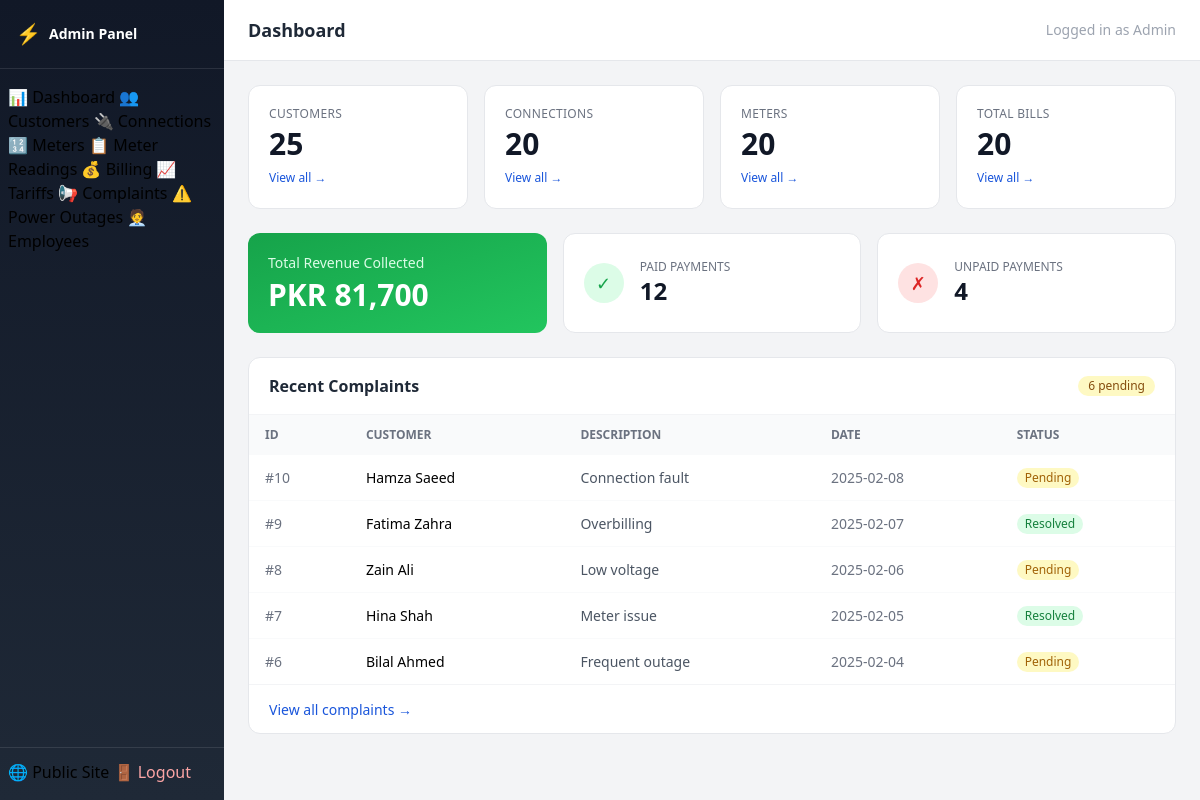
The app's page /admin (signed in) with its own data.
### tables this page shows
CREATE TABLE Complaint (
            Complaint_Id INTEGER PRIMARY KEY AUTOINCREMENT,
            Cust_Id INTEGER NOT NULL,
            Employee_Id INTEGER,
            Description TEXT NOT NULL,
            Status TEXT DEFAULT 'Pending' CHECK(Status IN ('Pending','Resolved')),
            Date_Logged TEXT NOT NULL,
            FOREIGN KEY (Cust_Id) REFERENCES Customer(Cust_Id) ON DELETE CASCADE,
            FOREIGN KEY (Employee_Id) REFERENCES Employee(Employee_Id)
        );

CREATE TABLE Customer (
            Cust_Id INTEGER PRIMARY KEY AUTOINCREMENT,
            Cust_Name TEXT NOT NULL,
            CNIC TEXT UNIQUE NOT NULL
        );

### app.py (the view)
@app.route("/admin")
@login_required
def admin_dashboard():
    db = get_db()
    stats = {
        "customers": db.execute("SELECT COUNT(*) FROM Customer").fetchone()[0],
        "meters": db.execute("SELECT COUNT(*) FROM Meter").fetchone()[0],
        "connections": db.execute("SELECT COUNT(*) FROM Connection").fetchone()[0],
        "bills": db.execute("SELECT COUNT(*) FROM Billing").fetchone()[0],
        "paid": db.execute("SELECT COUNT(*) FROM Payment WHERE Payment_Status='Paid'").fetchone()[0],
        "unpaid": db.execute("SELECT COUNT(*) FROM Payment WHERE Payment_Status='Unpaid'").fetchone()[0],
        "pending_complaints": db.execute("SELECT COUNT(*) FROM Complaint WHERE Status='Pending'").fetchone()[0],
        "revenue": db.execute("SELECT COALESCE(SUM(Amount_Paid),0) FROM Payment WHERE Payment_Status='Paid'").fetchone()[0],
    }
    recent_complaints = db.execute("""
        SELECT c.*, cu.Cust_Name FROM Complaint c
        JOIN Customer cu ON c.Cust_Id = cu.Cust_Id
        ORDER BY c.Date_Logged DESC LIMIT 5
    """).fetchall()
    db.close()
    return render_template("admin_dashboard.html", stats=stats, recent_complaints=recent_complaints)

### app.py (called while the page is built)
def login_required(f):
    @functools.wraps(f)
    def decorated(*args, **kwargs):
        if not session.get("admin"):
            return redirect(url_for("admin_login"))
        return f(*args, **kwargs)
    return decorated

### database.py (called while the page is built)
def get_db():
    conn = sqlite3.connect(DB_PATH)
    conn.row_factory = sqlite3.Row
    conn.execute("PRAGMA foreign_keys = ON")
    return conn

### templates/admin_dashboard.html (shortened to what this page needs)
{% extends "admin_base.html" %}
{% block page_title %}Dashboard{% endblock %}
{% block content %}
<div class="grid grid-cols-2 lg:grid-cols-4 gap-4 mb-6">
  <div class="bg-white rounded-xl border border-gray-200 p-5">
    <div class="text-xs text-gray-500 font-medium uppercase tracking-wide">Customers</div>
    <div class="text-3xl font-bold text-gray-900 mt-1">{{ stats.customers }}</div>
    <a href="/admin/customers" class="text-xs text-primary mt-2 inline-block hover:underline">View all →</a>
  </div>
  <div class="bg-white rounded-xl border border-gray-200 p-5">
    <div class="text-xs text-gray-500 font-medium uppercase tracking-wide">Connections</div>
    <div class="text-3xl font-bold text-gray-900 mt-1">{{ stats.connections }}</div>
    <a href="/admin/connections" class="text-xs text-primary mt-2 inline-block hover:underline">View all →</a>
  </div>
  <div class="bg-white rounded-xl border border-gray-200 p-5">
    <div class="text-xs text-gray-500 font-medium uppercase tracking-wide">Meters</div>
    <div class="text-3xl font-bold text-gray-900 mt-1">{{ stats.meters }}</div>
    <a href="/admin/meters" class="text-xs text-primary mt-2 inline-block hover:underline">View all →</a>
  </div>
  <div class="bg-white rounded-xl border border-gray-200 p-5">
    <div class="text-xs text-gray-500 font-medium uppercase tracking-wide">Total Bills</div>
    <div class="text-3xl font-bold text-gray-900 mt-1">{{ stats.bills }}</div>
    <a href="/admin/billing" class="text-xs text-primary mt-2 inline-block hover:underline">View all →</a>
  </div>
</div>
<div class="grid lg:grid-cols-3 gap-4 mb-6">
  <div class="bg-gradient-to-br from-green-600 to-green-500 rounded-xl p-5 text-white">
    <div class="text-sm text-green-100 font-medium">Total Revenue Collected</div>
    <div class="text-3xl font-bold mt-1">PKR {{ "{:,.0f}".format(stats.revenue) }}</div>
  </div>
  <div class="bg-white rounded-xl border border-gray-200 p-5 flex items-center gap-4">
    <div class="w-10 h-10 bg-green-100 rounded-full flex items-center justify-center text-green-600 text-lg">✓</div>
    <div>
      <div class="text-xs text-gray-500 font-medium uppercase">Paid Payments</div>
      <div class="text-2xl font-bold text-gray-900">{{ stats.paid }}</div>
    </div>
  </div>
  <div class="bg-white rounded-xl border border-gray-200 p-5 flex items-center gap-4">
    <div class="w-10 h-10 bg-red-100 rounded-full flex items-center justify-center text-red-600 text-lg">✗</div>
    <div>
      <div class="text-xs text-gray-500 font-medium uppercase">Unpaid Payments</div>
      <div class="text-2xl font-bold text-gray-900">{{ stats.unpaid }}</div>
    </div>
  </div>
</div>
<div class="bg-white rounded-xl border border-gray-200">
  <div class="px-5 py-4 border-b border-gray-100 flex items-center justify-between">
    <h2 class="font-semibold text-gray-800">Recent Complaints</h2>
    <span class="bg-yellow-100 text-yellow-800 text-xs font-medium px-2.5 py-0.5 rounded-full">{{ stats.pending_complaints }} pending</span>
  </div>
  <div class="overflow-x-auto">
    <table class="w-full text-sm">
      <thead class="bg-gray-50 text-gray-500 text-xs uppercase">
        <tr>
          <th class="px-4 py-3 text-left">ID</th>
          <th class="px-4 py-3 text-left">Customer</th>
          <th class="px-4 py-3 text-left">Description</th>
          <th class="px-4 py-3 text-left">Date</th>
          <th class="px-4 py-3 text-left">Status</th>
        </tr>
      </thead>
      <tbody class="divide-y divide-gray-50">
        {% for c in recent_complaints %}
        <tr class="hover:bg-gray-50">
          <td class="px-4 py-3 text-gray-500">#{{ c.Complaint_Id }}</td>
          <td class="px-4 py-3 font-medium">{{ c.Cust_Name }}</td>
          <td class="px-4 py-3 text-gray-600 max-w-xs truncate">{{ c.Description }}</td>
          <td class="px-4 py-3 text-gray-500">{{ c.Date_Logged }}</td>
          <td class="px-4 py-3">
            <span class="inline-flex items-center px-2 py-0.5 rounded-full text-xs font-medium {% if c.Status == 'Resolved' %}bg-green-100 text-green-700{% else %}bg-yellow-100 text-yellow-700{% endif %}">
              {{ c.Status }}
            </span>
          </td>
        </tr>
        {% endfor %}
      </tbody>
    </table>
  </div>
  <div class="px-5 py-3 border-t border-gray-100">
    <a href="/admin/complaints" class="text-sm text-primary hover:underline">View all complaints →</a>
  </div>
</div>
{% endblock %}

### templates/admin_base.html (shortened to what this page needs)
<!DOCTYPE html>
<html lang="en">
<head>
  <script src="https://cdn.tailwindcss.com"></script>
</head>
<body class="bg-gray-100 min-h-screen flex">
<aside class="w-56 bg-gradient-to-b from-gray-900 to-gray-800 min-h-screen flex-shrink-0 flex flex-col">
  <div class="px-4 py-5 border-b border-white/10">
    <a href="/admin" class="flex items-center gap-2">
      <span class="text-xl">⚡</span>
      <span class="text-white font-bold text-sm">Admin Panel</span>
    </a>
  </div>
  <nav class="flex-1 px-2 py-4 space-y-0.5">
    <a href="/admin" class="sidebar-link {% if request.path == '/admin' %}active{% endif %}">
      <span>📊</span> Dashboard
    </a>
    <a href="/admin/customers" class="sidebar-link {% if '/customers' in request.path %}active{% endif %}">
      <span>👥</span> Customers
    </a>
    <a href="/admin/connections" class="sidebar-link {% if '/connections' in request.path %}active{% endif %}">
      <span>🔌</span> Connections
    </a>
    <a href="/admin/meters" class="sidebar-link {% if '/meters' in request.path and 'readings' not in request.path %}active{% endif %}">
      <span>🔢</span> Meters
    </a>
    <a href="/admin/meter-readings" class="sidebar-link {% if '/meter-readings' in request.path %}active{% endif %}">
      <span>📋</span> Meter Readings
    </a>
    <a href="/admin/billing" class="sidebar-link {% if '/billing' in request.path %}active{% endif %}">
      <span>💰</span> Billing
    </a>
    <a href="/admin/tariffs" class="sidebar-link {% if '/tariffs' in request.path %}active{% endif %}">
      <span>📈</span> Tariffs
    </a>
    <a href="/admin/complaints" class="sidebar-link {% if '/complaints' in request.path %}active{% endif %}">
      <span>📢</span> Complaints
    </a>
    <a href="/admin/outages" class="sidebar-link {% if '/outages' in request.path %}active{% endif %}">
      <span>⚠️</span> Power Outages
    </a>
    <a href="/admin/employees" class="sidebar-link {% if '/employees' in request.path %}active{% endif %}">
      <span>🧑‍💼</span> Employees
    </a>
  </nav>
  <div class="px-2 pb-4 border-t border-white/10 pt-3">
    <a href="/" class="sidebar-link"><span>🌐</span> Public Site</a>
    <a href="/admin/logout" class="sidebar-link text-red-300 hover:text-red-200"><span>🚪</span> Logout</a>
  </div>
</aside>
<div class="flex-1 flex flex-col min-h-screen overflow-hidden">
  <header class="bg-white border-b border-gray-200 px-6 py-4 flex items-center justify-between">
    <h1 class="text-lg font-semibold text-gray-800">{% block page_title %}Dashboard{% endblock %}</h1>
    <span class="text-sm text-gray-400">Logged in as Admin</span>
  </header>
  <main class="flex-1 p-6 overflow-auto">
    {% block content %}{% endblock %}
  </main>
</div>
</body>
</html>

### templates/admin_base.html (style rules this page uses)
.sidebar-link { @apply flex items-center gap-3 px-4 py-2.5 rounded-lg text-gray-300 hover:text-white hover:bg-white/10 transition-colors text-sm font-medium; }
.sidebar-link.active { @apply bg-white/15 text-white; }

### records on screen
Complaint: Complaint_Id "10", Cust_Name "Hamza Saeed", Description "Connection fault", Date_Logged "2025-02-08", Status "Pending"
Complaint: Complaint_Id "9", Cust_Name "Fatima Zahra", Description "Overbilling", Date_Logged "2025-02-07", Status "Resolved"
Complaint: Complaint_Id "8", Cust_Name "Zain Ali", Description "Low voltage", Date_Logged "2025-02-06", Status "Pending"
Complaint: Complaint_Id "7", Cust_Name "Hina Shah", Description "Meter issue", Date_Logged "2025-02-05", Status "Resolved"
Complaint: Complaint_Id "6", Cust_Name "Bilal Ahmed", Description "Frequent outage", Date_Logged "2025-02-04", Status "Pending"

### other values on screen
{{ stats.customers }} "25"
{{ stats.connections }} "20"
{{ stats.meters }} "20"
{{ stats.bills }} "20"
{{ "{:,.0f}".format(stats.revenue) }} "81,700"
{{ stats.paid }} "12"
{{ stats.unpaid }} "4"
{{ stats.pending_complaints }} "6"
